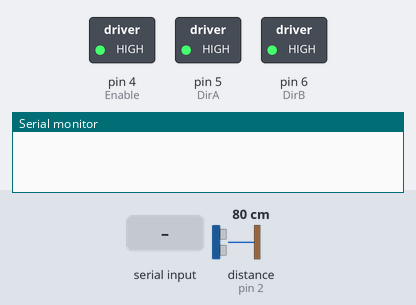
Simulated run of this sketch. Board: Arduino Uno, built with avr-gcc and run on an emulated ATmega328P. On the bench: switched loads named in the sketch (green lamp = pin HIGH), the last lines printed to the serial monitor. Inputs (shaded band) come from the test bench; at power-on: distance to the obstacle (sensor on pin 2) 80 cm. The echo pulse lasts 58.3 µs per cm; pins used as bus, display or sensor lines are not drawn.

Above: at 1.2 s.
1.3 s: "1,90\n" received over Serial
At 3.5 s:
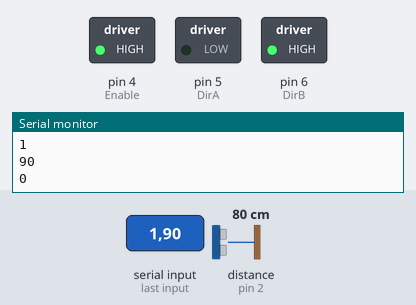
Timing chart, 0 to 5.0 s (numbered marks = the images above; inputs shaded):
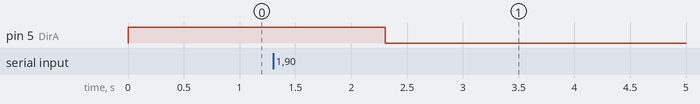

Measured:
- after the input at 1.3 s, pin 5 (DirA): HIGH → LOW after 1.0 s

The sketch:

Arduino-Lixiviador-Mesa-Fija.ino
```cpp
// Programa de Arduino para el control del Lixiviador Estático
// Desarrollado por André Arias Ovares
// Tecnológico de Costa Rica

// Se definen las variables para los pines
// Para el sensor ultrasonico
const int Echo = 2;
const int Trigger = 3;

// Para el driver del motor
const int Enable = 4;
const int DirA = 5;
const int DirB = 6;

// Otras variables
bool cond;
int vel = 360; // Velocidad del motor
int intervalos = 0; // Almacena la cantidad de intervalos ingresados
int tiempo; // Variable temporal para almacenar en Tiempos[]
int cantidad; // Variable temporal para almacenar en Cantidades[]
int Tiempos[16]; // Almacena los tiempos ingresados por el usuario
int Cantidades[16]; // Almacena las cantidades ingresadas por el usuario
long distancia; // Distancia ultrasonico en centimetros
long tiempo_sensor; // Timepo que demora en llegar el eco en el sensor

void setup() {
  // Configuracion puerto serial
  Serial.begin(9600); // Se inicia la comunicacion

  // Definicion de entradas y salidas
  pinMode(Echo, INPUT);
  pinMode(Trigger, OUTPUT);
  pinMode(Enable, OUTPUT);
  pinMode(DirA, OUTPUT);
  pinMode(DirB, OUTPUT);

  // Se inicializan las salidas
  digitalWrite(Trigger, LOW);
  digitalWrite(Enable, HIGH);
  digitalWrite(DirA, HIGH);
  digitalWrite(DirB, HIGH);
}

void loop() {

}

/* Handler de la interrupcion del puerto serial
 * el cual recibe la cantidad de intervalos y
 * llama a la funcion getIntervalos            */
void serialEvent(){
  while (Serial.available()){
    intervalos = Serial.parseInt();
    if (intervalos != 0){
      getIntervals(intervalos);
    }
  }
}

/* Funcion encargada de recibir los datos de tiempo
 *  y cantidad para ejecutar la logica del motor y
 *  el sensor                                      */
void getIntervals(int intervalos){
  // Se envian los datos a la interfaz
  Serial.println(intervalos);

  // Se reciben los datos de tiemnpos y cantidades
  for(int i = 0; i <= intervalos - 1; i++){
    tiempo = Serial.parseInt();
    Tiempos[i] = tiempo;
    Serial.println(Tiempos[i]);
    cantidad = Serial.parseInt();
    Cantidades[i] = cantidad;
    Serial.println(Cantidades[i]);
  }

  // Se inicia la secuencia del motor y sensor
  for(int i = 0; i <= intervalos - 1; i++){
    startApp(Tiempos[i], Cantidades[i]);
  }
}

/* Funcion encargada de realizar la
 * secuecia en el motor y en el sensor */
void startApp(int tiempo, int cantidad){
  digitalWrite(DirA, LOW);
  distancia = 50;
  while(distancia < 200){
    digitalWrite(Trigger, HIGH);
    delayMicroseconds(10);                     // Enviamos un pulso de 10us
    digitalWrite(Trigger, LOW);
    tiempo_sensor = pulseIn(Echo, HIGH);       // Obtenemos el ancho del pulso
    distancia = microsecondsToMillimeters(tiempo_sensor);  // Escalamos el tiempo a una distancia en mm
  }
  while(distancia >= 132 || distancia <= 100){
    digitalWrite(Trigger, HIGH);
    delayMicroseconds(10);                     // Enviamos un pulso de 10us
    digitalWrite(Trigger, LOW);
    tiempo_sensor = pulseIn(Echo, HIGH);       // Obtenemos el ancho del pulso
    distancia = microsecondsToMillimeters(tiempo_sensor);  // Escalamos el tiempo a una distancia en mm
  }
  Serial.println("9");                        // Dato solicitado por la interfaz para el temporizador
  digitalWrite(DirA, HIGH);
  digitalWrite(DirB, LOW);
  delay(100);
  digitalWrite(DirB, HIGH);
  delay(200);
  delay(tiempo*60000);
  if(cantidad > 1){
    startApp(tiempo, cantidad-1);
  }
  else{
    return;
  }
}

long microsecondsToMillimeters(long microseconds)
{return microseconds / 2.9 / 2;}
```
